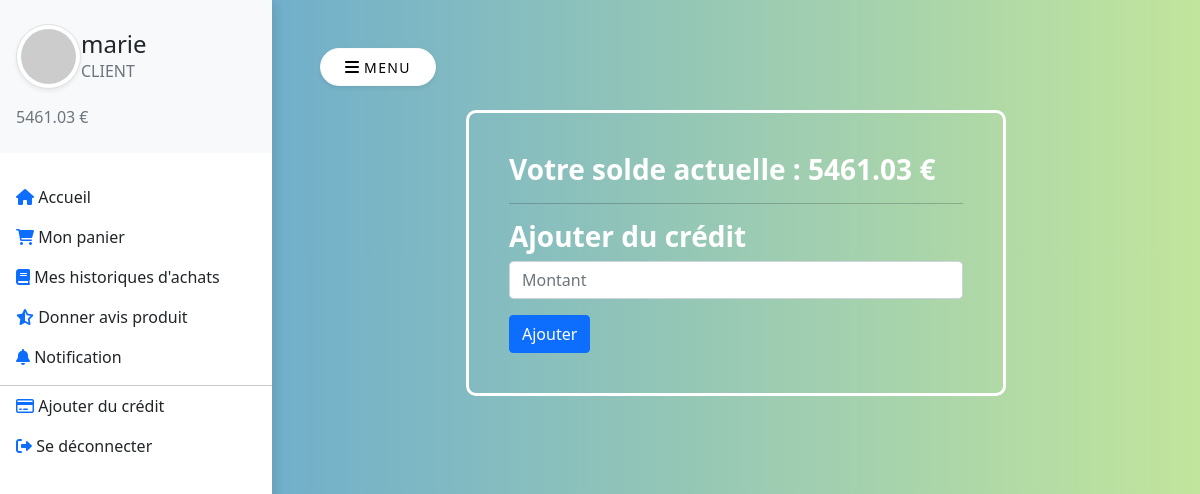
Before: /index.php?p=credit (signed in) with the older database file.
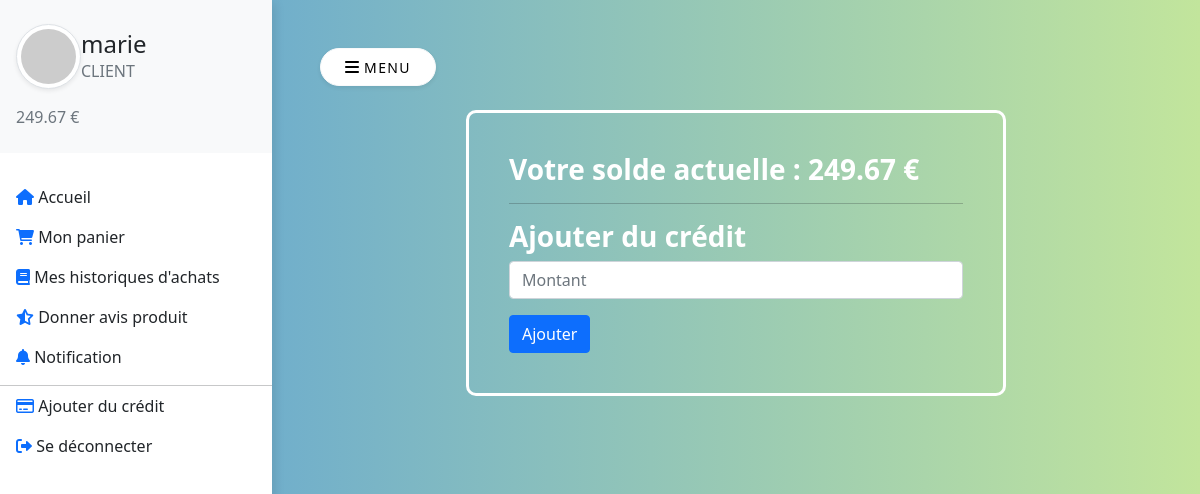
After: the same page with the newer database file.
### tables this page shows
CREATE TABLE "utilisateur" (
	"id"	TEXT NOT NULL,
	"ville"	TEXT NOT NULL,
	"mdp"	TEXT NOT NULL,
	"role"	TEXT NOT NULL,
	"solde"	INTEGER NOT NULL DEFAULT 0,
	PRIMARY KEY("id")
);

### BDD/Commun.php (called while the page is built, shortened)
<?php
class Commun {
    protected $pdo;
    function __construct()
    {
        $this->pdo = new PDO('sqlite:../BDD/commerce.db', null, null, [
            PDO::ATTR_ERRMODE => PDO::ERRMODE_EXCEPTION,
            PDO::ATTR_DEFAULT_FETCH_MODE => PDO::FETCH_ASSOC
        ]);
    }
    function getRole($id): string
    {
        $req = "SELECT role FROM utilisateur WHERE id = :id";
        $p = $this->pdo->prepare($req);
        $p->execute([
            'id' => $id
        ]);
        return $p->fetch()['role'];
    }
}

### BDD/client/Client.php (called while the page is built, shortened)
<?php
class Client extends Commun {
    function getMonSolde(): float
    {
        $req = "SELECT solde FROM utilisateur WHERE id = :utilisateurActuel";
        $p = $this->pdo->prepare($req);
        $p->execute([
            'utilisateurActuel' => $_SESSION['id']
        ]);
        return $p->fetch()['solde'];
    }
}

### pages/client/credit.php (the view)
<div class="form-body">
    <div class="row">
        <div class="form-holder">
            <div class="form-content">
                <div class="form-items">
                    <h3>Votre solde actuelle : <?= $solde ?> €</h3>
                    <hr>
                    <h3>Ajouter du crédit</h3>
                    <div class="col-md-12 mt-2">
                        <input class="form-control" type="number" placeholder="Montant" id="montant" autofocus required>
                    </div>
                    <div class="form-button mt-3">
                        <button type="submit" class="btn btn-primary" onclick="crediter()">Ajouter</button>
                    </div>
                </div>
            </div>
        </div>
    </div>
</div>

### elements/header.php (shortened to what this page needs)
<!DOCTYPE html>
<html lang="fr">
<head>
    <link rel="stylesheet" href="https://cdnjs.cloudflare.com/ajax/libs/font-awesome/6.0.0-beta3/css/all.min.css" />
    <link href="https://cdn.jsdelivr.net/npm/bootstrap@5.1.3/dist/css/bootstrap.min.css" rel="stylesheet">
    <link rel="stylesheet" href="<?= $css ?>">
</head>
<body>
    <div class="vertical-nav bg-white h-100" id="sidebar">
        <div class="py-4 px-3 mb-4 bg-light">
            <div class="media d-flex align-items-center"><img src="https://picsum.photos/200" alt="..." width="65" class="mr-3 rounded-circle img-thumbnail shadow-sm">
                <div class="media-body">
                    <h4 class="m-0"><?= $sid ?></h4>
                    <p class="font-weight-light text-muted mb-0"><?= $role ?? 'Visiteur' ?></p>
                </div>
            </div>
            <p class="font-weight-light text-muted mb-0 mt-3" id="credit"><?= $credit ?></p>
        </div>
        <ul class="nav flex-column bg-white mb-0">
            <?= nav_link('fas fa-home', 'accueil', 'Accueil') ?>
            <?php if (!$sid) : ?>
                <?= nav_link('fas fa-user', 'connexion', 'Se connecter') ?>
                <?= nav_link('fas fa-user-plus', 'inscription', "S'incrire") ?>
            <?php else : ?>
                <?php if ($role === 'CLIENT') : ?>
                    <?= nav_link('fas fa-shopping-cart', 'panier', 'Mon panier') ?>
                    <?= nav_link('fas fa-book', 'historiqueAchats', "Mes historiques d'achats") ?>
                    <?= nav_link('fas fa-star-half-alt', 'donnerAvis', "Donner avis produit") ?>
                    <?= nav_link('fas fa-bell', 'notification', "Notification") ?>
                    <?php else : if ($role === 'ADMIN') : ?>
                        <?= nav_link('fas fa-list', 'listeProduits', 'Liste des produits') ?>
                        <?= nav_link('fas fa-list', 'listeCategories', 'Liste des catégories') ?>
                    <?php endif ?>
                <?php endif ?>
                <hr class="mb-0 mt-2">
                <?= nav_link('far fa-credit-card', 'credit', 'Ajouter du crédit') ?>
                <?= nav_link('fas fa-sign-out-alt', 'deconnexion', 'Se déconnecter') ?>
            <?php endif ?>
        </ul>
    </div>
    <div class="page-content p-5" id="content">
        <button id="sidebarCollapse" type="button" class="btn btn-light bg-white rounded-pill shadow-sm px-4 mb-4"><i class="fa fa-bars mr-2"></i><small class="text-uppercase font-weight-bold"> Menu</small></button>

Changed rows visible on the page:
changed utilisateur "CLIENT": solde "5461.03 €" → "249.67 €"; solde "5461.03" → "249.67"
